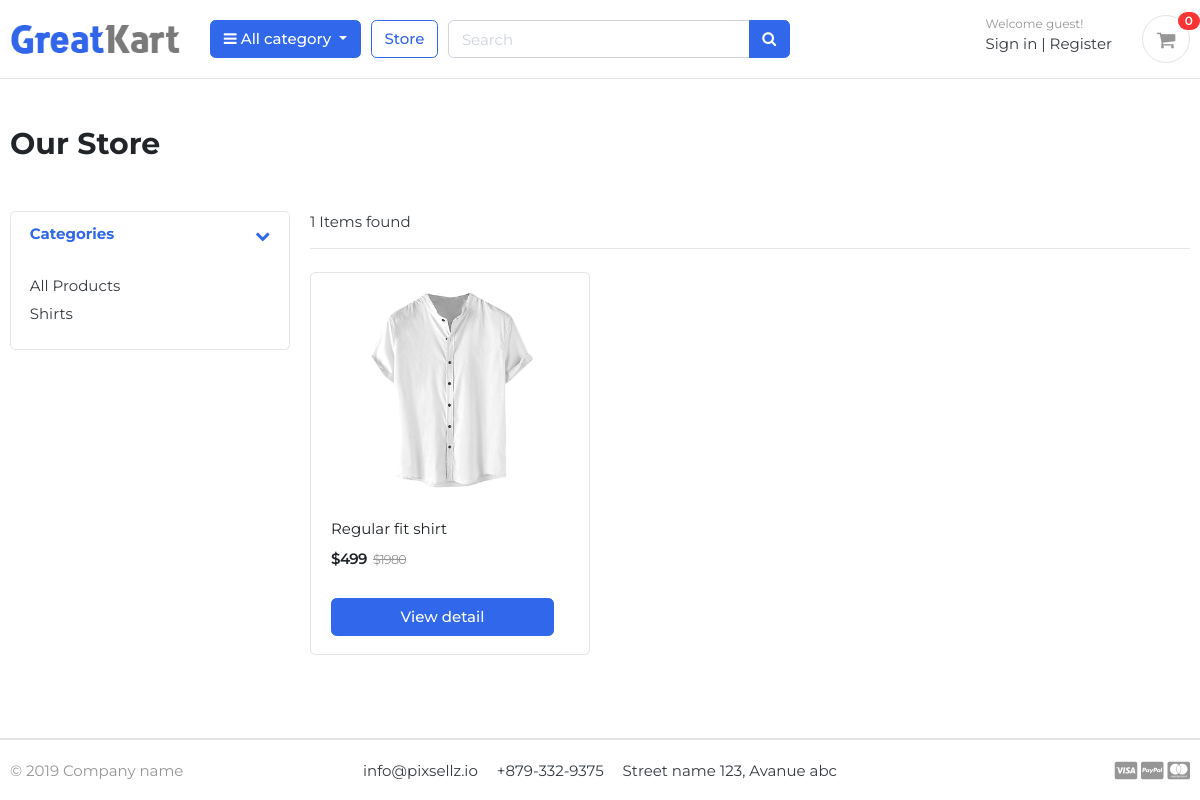
The page /store/ on the database as committed earlier.
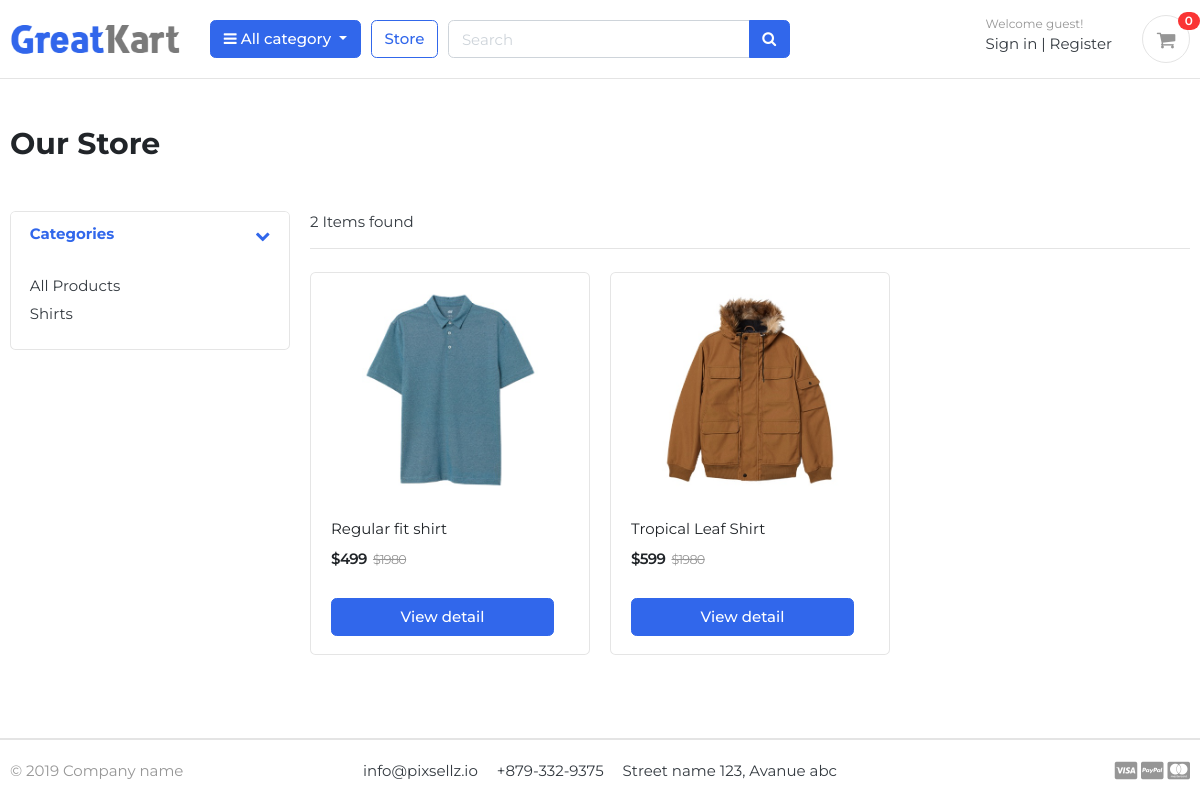
The same page on the database as committed later.
### category/models.py (models this page shows, shortened)
class Category(models.Model):
    category_name = models.CharField(max_length=50, unique=True)
    slug = models.SlugField(max_length=100, unique=True)
    description = models.TextField(max_length=255, blank=True)
    cat_image = models.ImageField(upload_to='photos/categories', blank=True)
    deleted = models.BooleanField(default=False)
    class Meta:
        verbose_name = 'Category'
        verbose_name_plural = 'Categories'
    def get_url(self):
        return reverse('products_by_category', args=[self.slug])

### store/models.py (models this page shows, shortened)
class Product(models.Model):
    product_name = models.CharField(max_length=200, unique=True)
    slug = models.SlugField(max_length=200, unique=True)
    description = models.TextField(max_length=500, blank=True)
    price = models.IntegerField()
    image = models.ImageField(upload_to='photos/products')
    stock = models.IntegerField(default=0)
    is_available = models.BooleanField(default=True)
    category = models.ForeignKey(Category, on_delete=models.CASCADE)
    created_date = models.DateTimeField(auto_now_add=True)
    modified_date = models.DateTimeField(auto_now=True)
    deleted = models.BooleanField(default=False)
    def get_url(self):
        return reverse('product_detail', args=[self.category.slug, self.slug])

### store/views.py (the view)
# urls.py: path('store/', include('store.urls')),
def store(request, category_slug=None):
    categories = None
    products = None
    try:
        wishlist = Wishlist.objects.filter(user=request.user)
    except:
        pass
    if category_slug != None:
        categories = get_object_or_404(Category, slug=category_slug)
        products = Product.objects.filter(category=categories, deleted=False, category__deleted=False)
        paginator = Paginator(products, 3)
        page = request.GET.get('page')
        paged_products = paginator.get_page(page)
        product_count = products.count()
    else:
        products = Product.objects.all().filter(deleted=False).order_by('id')
        paginator = Paginator(products, 3)
        page = request.GET.get('page')
        paged_products = paginator.get_page(page)
        product_count = Product.objects.count()
    context = {
        'products':paged_products,
        'product_count':product_count,
        }
    return render(request, 'store/store.html', context)

### carts/context_processors.py (called while the page is built)
def counter(request):
    cart_count = 0
    if 'admin' in request.path:
        return {}
    else:
        try:
            cart = Cart.objects.filter(cart_id=_cart_id(request))
            if request.user.is_authenticated:
                cart_items = CartItem.objects.all().filter(user=request.user)
            else:
                cart_items = CartItem.objects.all().filter(cart=cart[:1])
            for cart_item in cart_items:
                cart_count += cart_item.quantity
        except Cart.DoesNotExist:
            cart_item = 0
    return dict(cart_count=cart_count)

def wishlist_counter(request):
    wishlist_count = 0
    if 'admin' in request.path:
        return {}
    else:
        try:
            if request.user.is_authenticated:
                wishlist = Wishlist.objects.all().filter(user=request.user)
                wishlist_count = wishlist.count()
        except Wishlist.DoesNotExist:
            wishlist_count = 0
    return {'wishlist_count': wishlist_count}

### carts/views.py (called while the page is built)
def _cart_id(request):
    cart = request.session.session_key
    if not cart:
        cart = request.session.create()
    return cart

### templates/store/store.html (shortened to what this page needs)
{% extends "../base.html" %}
{% block content %}
<section class="section-pagetop pb-0 ">
    <div class="container">
        {% if 'search' in request.path %}
        <h2 class="title-page">Search Result</h2>
        {% else %}
        <h2 class="title-page">Our Store</h2>
        {% endif %}
    </div>
    </section>
    <section class="section-content padding-y">
    <div class="container">
    <div class="row">
        <aside class="col-md-3">
    <div class="card">
        <article class="filter-group">
            <header class="card-header">
                <a href="#" data-toggle="collapse" data-target="#collapse_1" aria-expanded="true" class="">
                    <i class="icon-control fa fa-chevron-down"></i>
                    <h6 class="title">Categories</h6>
                </a>
            </header>
            <div class="filter-content collapse show" id="collapse_1" >
                <div class="card-body">
                    <ul class="list-menu">
                    <li><a href="{% url 'store' %}">All Products </a></li>
                    {% for category in links  %}
                    <li><a href="{{ category.get_url }}">{{ category.category_name }}  </a></li>
                    {% endfor %}
                    </ul>
                </div>
            </div>
        </article>
    </div>
        </aside>
        <main class="col-md-9">
    <header class="border-bottom mb-4 pb-3">
            <div class="form-inline">
                <span class="mr-md-auto">{{product_count}} Items found </span>
            </div>
    </header>
    <div class="row">
{% if products %}
        {% for product in products %}
        <div class="col-md-4">
            <figure class="card card-product-grid">
                <div class="img-wrap mt-2">
                    <a href="{{product.get_url}}"><img src="{{product.image.url}}"></a>
                </div>
                <figcaption class="info-wrap">
                    <div class="fix-height">
                        <a href="{{ product.get_url }}" class="title">{{product.product_name}}</a>
                        <div class="price-wrap mt-2">
                            <span class="price">${{product.price}}</span>
                            <del class="price-old">$1980</del>
                        </div>
                    </div>
                    <div class="d-flex align-items-center">
                        <a href="{{ product.get_url }}" class="btn btn-block btn-primary mr-3">View detail</a>
                    </div>
                </figcaption>
            </figure>
        </div>
        {% endfor %}
        {% else %}
        <h2>No result found</h2>
        {% endif %}
    </div>
        </main>
    </div>
    </div>
    </section>
{% endblock content %}

Rows that differ between the two databases and show on the page:
changed Product "Regular fit shirt": image: a different picture
added Product: image (picture), product_name "Tropical Leaf Shirt", price "599"
Other text that changed with them:
{{ product_count }}: "1" → "2"
